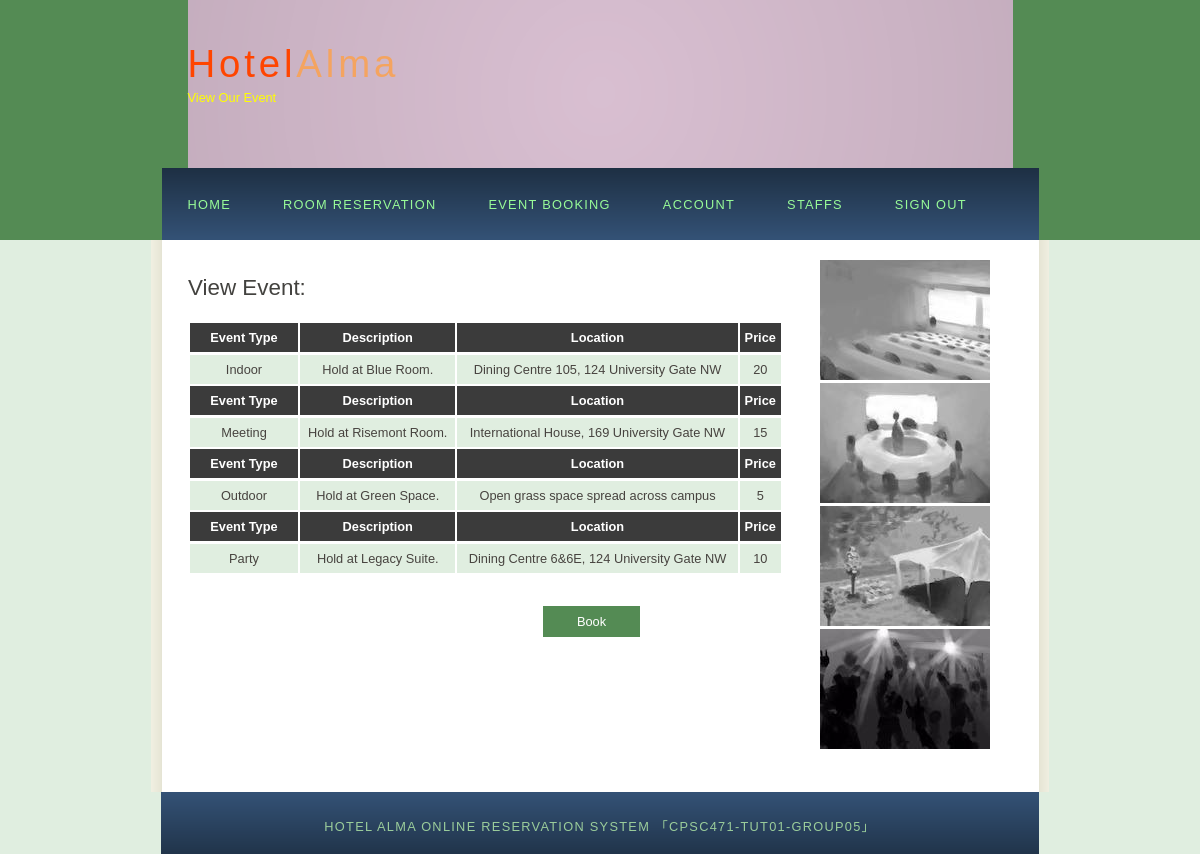
The app's page /eventbooking.php (signed in) with its own data.
### tables this page shows
CREATE TABLE `EventType` (
	`Eventtype_name` varchar(45) NOT NULL,
	`Eventtype_CAD` int(20) NOT NULL,
	`Eventtype_des` varchar(256) NOT NULL,
	`EventLocation` varchar(45) NOT NULL
);

### eventbooking.php (the view, shortened to what this page needs)
<?php
	$con = dbConnect();
?>
<!DOCTYPE HTML>
<html>
<head>
  <link rel="stylesheet" type="text/css" href="style/style.css" title="style" />
</head>
<body>
  <div id="main">
    <div id="header">
      <div id="logo">
        <div id="logo_text">
          <h1><a href="index.php">Hotel<span class="logo_colour">Alma</span></a></h1>
          <h2>View Our Event</h2>
        </div>
      </div>
      <?php include 'menu.php'; ?>
    </div>
    <div id="site_content">
	  <div class="sidebar">
        <?php
		echo "<img src='picture/indoor.jpeg' />";
		echo "<img src='picture/meeting.jpeg' />";
		echo "<img src='picture/outdoor.jpeg' />";
		echo "<img src='picture/party.jpeg' />";
        ?>
      </div>
      <div id="content">
        <h1>View Event:</h1>
		<?php
			if( !mysqli_connect_errno($con) )
			{
				$query = "SELECT * FROM EventType";
				if( $res = mysqli_query($con,$query) )
				{
					if( mysqli_num_rows($res) > 0 )
					{
						echo "<table width='100%'>";
						while( $row = mysqli_fetch_array($res) )
						{
							echo "<tr><th style='width:100px; text-align:center' >Event Type</th>";
							echo "<th style='text-align:center'>Description</th>";
							echo "<th style='text-align:center'>Location</th>";
							echo "<th style='text-align:center'>Price</tr>";
							echo "<td style='text-align:center'>{$row['Eventtype_name']}</td>";
							echo "<td style='text-align:center'>{$row['Eventtype_des']}</td>";
							echo "<td style='text-align:center'>{$row['EventLocation']}</td>";
							echo "<td style='text-align:center'>{$row['Eventtype_CAD']}</td>";
						}
						echo "</table>";
					}
				}
				else{
					echo "ERROR: could not execute $sql. " . mysqli_error($con);
				}
			}
		?>
		<form action="booking.php" method="post" style='text-align:center'>
          <div class="form_settings">
            <p style="padding-top: 0px"><input class="submit" type="submit" name="book" value="Book" /></p>
          </div>
        </form>
      </div>
    </div>
    <div id="footer">
		Hotel Alma Online Reservation System 「CPSC471-TUT01-GROUP05」
    </div>
  </div>
</body>
</html>

### menu.php (shortened to what this page needs)
<div id="menubar">
<ul id="menu">
<?php
	if( $_SESSION["userType"] == "customer" ): ?>
  <li><a href="index.php">Home</a></li>
  <li><a href="roomreservation.php">Room Reservation</a></li>
  <li><a href="eventbooking.php">Event Booking</a></li>
  <li><a href="customeraccount.php">Account</a></li>
  <li><a href="staff.php">Staffs</a></li>
  <li><a href="index.php?logout=true">Sign Out</a></li>
<?php elseif( $_SESSION["userType"] == "administrator"): ?>
  <li><a href="index.php">Home</a></li>
  <li><a href="administratoraccount.php"> Account </a></li>
  <li><a href="index.php?logout=true">Sign Out</a></li>
<?php endif; ?>
</ul>
</div>

### style/style.css (style rules this page uses)
html { height: 100%; }
* { margin: 0; padding: 0; }
body { font: normal .80em 'trebuchet ms', arial, sans-serif; background: #E0EEE0; color: #777; }
p { padding: 0 0 20px 0; line-height: 1.7em; }
img { border: 0; }
h1, h2, h3, h4, h5, h6 { font: normal 175% 'century gothic', arial, sans-serif; color: #43423F; margin: 0 0 15px 0; padding: 15px 0 5px 0; }
h2 { font: normal 175% 'century gothic', arial, sans-serif; color: #A4AA04; }
a, a:hover { outline: none; text-decoration: underline; color: #9BCD9B; }
ul { margin: 2px 0 22px 17px; }
ul li { list-style-type: circle; margin: 0 0 6px 0; padding: 0 0 4px 5px; }
#main, #logo, #menubar, #site_content, #footer { margin-left: auto; margin-right: auto; }
#header { background: #548B54; height: 240px; }
#logo { width: 825px; position: relative; height: 168px; background: #9ACD32 url(logo.png) no-repeat; }
#logo #logo_text { position: absolute; top: 20px; left: 0; }
#logo h1, #logo h2 { font: normal 300% 'century gothic', arial, sans-serif; border-bottom: 0; text-transform: none; margin: 0; }
#logo_text h1, #logo_text h1 a, #logo_text h1 a:hover { padding: 22px 0 0 0; color: #FF4500; letter-spacing: 0.1em; text-decoration: none; }
#logo_text h1 a .logo_colour { color: #F4A460; }
#logo_text h2 { font-size: 100%; padding: 4px 0 0 0; color: #FFFF00; }
#menubar { width: 877px; height: 72px; padding: 0; background: #698B69 url(menu.png) repeat-x; }
ul#menu, ul#menu li { float: left; margin: 0; padding: 0; }
ul#menu li { list-style: none; }
ul#menu li a { letter-spacing: 0.1em; font: normal 100% 'lucida sans unicode', arial, sans-serif; display: block; float: left; height: 37px; padding: 29px 26px 6px 26px; text-align: center; color: #98FB98; text-transform: uppercase; text-decoration: none; background: transparent; }
#site_content { width: 837px; overflow: hidden; margin: 0 auto 0 auto; padding: 20px 24px 20px 37px; background: #FFF url(content.png) repeat-y; }
.sidebar { float: right; width: 190px; padding: 0 15px 20px 15px; }
#content { text-align: left; width: 595px; padding: 0; }
#footer { width: 878px; font: normal 100% 'lucida sans unicode', arial, sans-serif; height: 33px; padding: 24px 0 5px 0; text-align: center; background: #8B8970 url(footer.png) repeat-x; color: #9BCD9B; text-transform: uppercase; letter-spacing: 0.1em; }
.form_settings { margin: 15px 0 0 0; }
.form_settings p { padding: 0 0 4px 0; }
.form_settings input, .form_settings textarea { padding: 5px; width: 299px; font: 100% arial; border: 1px solid #E0EEE0; background: #FFF; color: #47433F; }
.form_settings .submit { font: 100% arial; border: 1px solid; width: 99px; margin: 0 0 0 212px; height: 33px; padding: 2px 0 3px 0; cursor: pointer; background: #548B54; color: #FFF; }
table { margin: 10px 0 30px 0; }
table tr th, table tr td { background: #3B3B3B; color: #FFF; padding: 7px 4px; text-align: left; }
table tr td { background: #E0EEE0; color: #47433F; border-top: 1px solid #FFF; }

### records on screen
eventtype: Eventtype_name "Indoor", Eventtype_des "Hold at Blue Room.", EventLocation "Dining Centre 105, 124 University Gate NW", Eventtype_CAD "20"
eventtype: Eventtype_name "Meeting", Eventtype_des "Hold at Risemont Room.", EventLocation "International House, 169 University Gate NW", Eventtype_CAD "15"
eventtype: Eventtype_name "Outdoor", Eventtype_des "Hold at Green Space.", EventLocation "Open grass space spread across campus", Eventtype_CAD "5"
eventtype: Eventtype_name "Party", Eventtype_des "Hold at Legacy Suite.", EventLocation "Dining Centre 6&6E, 124 University Gate NW", Eventtype_CAD "10"
